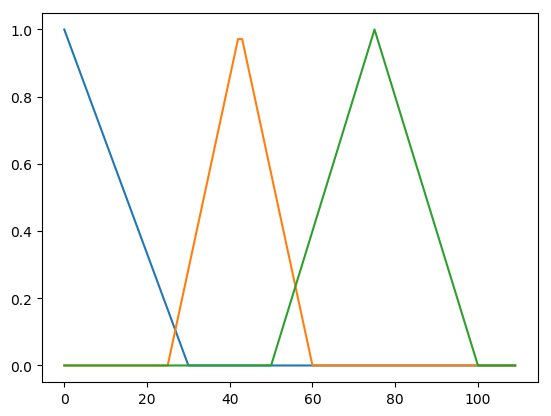

Here is the Python script that generated this plot:
import math
import matplotlib.pyplot as plt

def small(value):
    if 0 <= value <= 30:
        membership = ((-1 / 30) * value) + 1
    else:
        membership = 0

    return membership


def medium(value):
    if 25 <= value <= 60:
        membership = 1 - math.fabs((value - 42.5) / 17.5)

    else:
        membership = 0

    return membership


def high(value):
    if 50 <= value <= 100:
        membership = 1 - math.fabs((value - 75) / 25)
    else:
        membership = 0

    return membership

y1 = []
y2 = []
y3 = []
x1 = []
plt.figure(92)
for x in range(0, 110):
    y1.append(small(x))
    y2.append(medium(x))
    y3.append(high(x))
    x1.append(x)

plt.plot(x1, y1)
plt.plot(x1, y2)
plt.plot(x1, y3)
plt.savefig("size.png", bbox_inches='tight')



